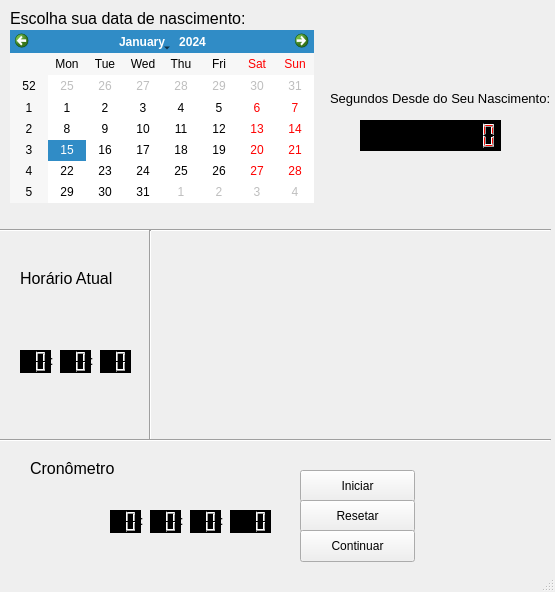
<?xml version="1.0" encoding="UTF-8"?>
<ui version="4.0">
 <class>MainWindow</class>
 <widget class="QMainWindow" name="MainWindow">
  <property name="geometry">
   <rect>
    <x>0</x>
    <y>0</y>
    <width>555</width>
    <height>592</height>
   </rect>
  </property>
  <property name="windowTitle">
   <string>Corte e Costura II</string>
  </property>
  <widget class="QWidget" name="centralWidget">
   <widget class="QLabel" name="label">
    <property name="geometry">
     <rect>
      <x>10</x>
      <y>10</y>
      <width>241</width>
      <height>16</height>
     </rect>
    </property>
    <property name="font">
     <font>
      <pointsize>12</pointsize>
     </font>
    </property>
    <property name="text">
     <string>Escolha sua data de nascimento:</string>
    </property>
   </widget>
   <widget class="QCalendarWidget" name="calendarWidget">
    <property name="geometry">
     <rect>
      <x>10</x>
      <y>30</y>
      <width>304</width>
      <height>173</height>
     </rect>
    </property>
   </widget>
   <widget class="QLCDNumber" name="lcdSegundosLabel">
    <property name="geometry">
     <rect>
      <x>360</x>
      <y>120</y>
      <width>141</width>
      <height>31</height>
     </rect>
    </property>
    <property name="styleSheet">
     <string notr="true">font: 14pt &quot;.Helvetica Neue DeskInterface&quot;;
background-color: rgb(0, 0, 0);
color: rgb(255, 6, 0);</string>
    </property>
    <property name="digitCount">
     <number>10</number>
    </property>
    <property name="intValue" stdset="0">
     <number>0</number>
    </property>
   </widget>
   <widget class="Line" name="line">
    <property name="geometry">
     <rect>
      <x>0</x>
      <y>220</y>
      <width>551</width>
      <height>20</height>
     </rect>
    </property>
    <property name="orientation">
     <enum>Qt::Horizontal</enum>
    </property>
   </widget>
   <widget class="QLCDNumber" name="hora_atual_hr">
    <property name="geometry">
     <rect>
      <x>20</x>
      <y>350</y>
      <width>31</width>
      <height>23</height>
     </rect>
    </property>
    <property name="styleSheet">
     <string notr="true">background-color: rgb(0, 0, 0);</string>
    </property>
    <property name="digitCount">
     <number>2</number>
    </property>
   </widget>
   <widget class="QLCDNumber" name="hora_atual_min">
    <property name="geometry">
     <rect>
      <x>60</x>
      <y>350</y>
      <width>31</width>
      <height>23</height>
     </rect>
    </property>
    <property name="styleSheet">
     <string notr="true">background-color: rgb(0, 0, 0);</string>
    </property>
    <property name="digitCount">
     <number>2</number>
    </property>
    <property name="segmentStyle">
     <enum>QLCDNumber::Filled</enum>
    </property>
   </widget>
   <widget class="QLCDNumber" name="hora_atual_sec">
    <property name="geometry">
     <rect>
      <x>100</x>
      <y>350</y>
      <width>31</width>
      <height>23</height>
     </rect>
    </property>
    <property name="styleSheet">
     <string notr="true">background-color: rgb(0, 0, 0);
color: rgb(255, 255, 255);
font: 13pt &quot;.Helvetica Neue DeskInterface&quot;;</string>
    </property>
    <property name="digitCount">
     <number>2</number>
    </property>
   </widget>
   <widget class="QLabel" name="label_3">
    <property name="geometry">
     <rect>
      <x>50</x>
      <y>350</y>
      <width>20</width>
      <height>21</height>
     </rect>
    </property>
    <property name="styleSheet">
     <string notr="true">
font: 18pt &quot;.Helvetica Neue DeskInterface&quot;;</string>
    </property>
    <property name="text">
     <string>:</string>
    </property>
    <property name="wordWrap">
     <bool>false</bool>
    </property>
    <property name="margin">
     <number>3</number>
    </property>
   </widget>
   <widget class="QLabel" name="label_4">
    <property name="geometry">
     <rect>
      <x>90</x>
      <y>350</y>
      <width>20</width>
      <height>21</height>
     </rect>
    </property>
    <property name="styleSheet">
     <string notr="true">
font: 18pt &quot;.Helvetica Neue DeskInterface&quot;;</string>
    </property>
    <property name="text">
     <string>:</string>
    </property>
    <property name="wordWrap">
     <bool>false</bool>
    </property>
    <property name="margin">
     <number>3</number>
    </property>
   </widget>
   <widget class="QLabel" name="label_5">
    <property name="geometry">
     <rect>
      <x>20</x>
      <y>270</y>
      <width>111</width>
      <height>16</height>
     </rect>
    </property>
    <property name="font">
     <font>
      <pointsize>12</pointsize>
     </font>
    </property>
    <property name="text">
     <string>Horário Atual</string>
    </property>
   </widget>
   <widget class="Line" name="line_2">
    <property name="geometry">
     <rect>
      <x>140</x>
      <y>230</y>
      <width>20</width>
      <height>211</height>
     </rect>
    </property>
    <property name="orientation">
     <enum>Qt::Vertical</enum>
    </property>
   </widget>
   <widget class="QLCDNumber" name="cronometro_min">
    <property name="geometry">
     <rect>
      <x>150</x>
      <y>510</y>
      <width>31</width>
      <height>23</height>
     </rect>
    </property>
    <property name="styleSheet">
     <string notr="true">background-color: rgb(0, 0, 0);</string>
    </property>
    <property name="digitCount">
     <number>2</number>
    </property>
    <property name="segmentStyle">
     <enum>QLCDNumber::Filled</enum>
    </property>
   </widget>
   <widget class="QLabel" name="label_6">
    <property name="geometry">
     <rect>
      <x>140</x>
      <y>510</y>
      <width>20</width>
      <height>21</height>
     </rect>
    </property>
    <property name="styleSheet">
     <string notr="true">
font: 18pt &quot;.Helvetica Neue DeskInterface&quot;;</string>
    </property>
    <property name="text">
     <string>:</string>
    </property>
    <property name="wordWrap">
     <bool>false</bool>
    </property>
    <property name="margin">
     <number>3</number>
    </property>
   </widget>
   <widget class="QLCDNumber" name="cronometro_hr">
    <property name="geometry">
     <rect>
      <x>110</x>
      <y>510</y>
      <width>31</width>
      <height>23</height>
     </rect>
    </property>
    <property name="styleSheet">
     <string notr="true">background-color: rgb(0, 0, 0);</string>
    </property>
    <property name="digitCount">
     <number>2</number>
    </property>
   </widget>
   <widget class="QLCDNumber" name="cronometro_seg">
    <property name="geometry">
     <rect>
      <x>190</x>
      <y>510</y>
      <width>31</width>
      <height>23</height>
     </rect>
    </property>
    <property name="styleSheet">
     <string notr="true">background-color: rgb(0, 0, 0);
color: rgb(255, 255, 255);
font: 13pt &quot;.Helvetica Neue DeskInterface&quot;;</string>
    </property>
    <property name="digitCount">
     <number>2</number>
    </property>
   </widget>
   <widget class="QLabel" name="label_7">
    <property name="geometry">
     <rect>
      <x>180</x>
      <y>510</y>
      <width>20</width>
      <height>21</height>
     </rect>
    </property>
    <property name="styleSheet">
     <string notr="true">
font: 18pt &quot;.Helvetica Neue DeskInterface&quot;;</string>
    </property>
    <property name="text">
     <string>:</string>
    </property>
    <property name="wordWrap">
     <bool>false</bool>
    </property>
    <property name="margin">
     <number>3</number>
    </property>
   </widget>
   <widget class="QLabel" name="label_8">
    <property name="geometry">
     <rect>
      <x>220</x>
      <y>510</y>
      <width>20</width>
      <height>21</height>
     </rect>
    </property>
    <property name="styleSheet">
     <string notr="true">
font: 18pt &quot;.Helvetica Neue DeskInterface&quot;;</string>
    </property>
    <property name="text">
     <string>:</string>
    </property>
    <property name="wordWrap">
     <bool>false</bool>
    </property>
    <property name="margin">
     <number>3</number>
    </property>
   </widget>
   <widget class="QLCDNumber" name="cronometro_cent">
    <property name="geometry">
     <rect>
      <x>230</x>
      <y>510</y>
      <width>41</width>
      <height>23</height>
     </rect>
    </property>
    <property name="styleSheet">
     <string notr="true">background-color: rgb(0, 0, 0);
color: rgb(255, 255, 255);
font: 13pt &quot;.Helvetica Neue DeskInterface&quot;;</string>
    </property>
    <property name="digitCount">
     <number>3</number>
    </property>
   </widget>
   <widget class="QPushButton" name="iniciarCronBt">
    <property name="geometry">
     <rect>
      <x>300</x>
      <y>470</y>
      <width>115</width>
      <height>32</height>
     </rect>
    </property>
    <property name="text">
     <string>Iniciar</string>
    </property>
   </widget>
   <widget class="QPushButton" name="resetarCronBt">
    <property name="geometry">
     <rect>
      <x>300</x>
      <y>500</y>
      <width>115</width>
      <height>32</height>
     </rect>
    </property>
    <property name="text">
     <string>Resetar</string>
    </property>
   </widget>
   <widget class="QPushButton" name="continuarCronBt">
    <property name="geometry">
     <rect>
      <x>300</x>
      <y>530</y>
      <width>115</width>
      <height>32</height>
     </rect>
    </property>
    <property name="text">
     <string>Continuar</string>
    </property>
   </widget>
   <widget class="QLabel" name="label_9">
    <property name="geometry">
     <rect>
      <x>330</x>
      <y>90</y>
      <width>221</width>
      <height>16</height>
     </rect>
    </property>
    <property name="font">
     <font>
      <pointsize>10</pointsize>
     </font>
    </property>
    <property name="text">
     <string>Segundos Desde do Seu Nascimento:</string>
    </property>
   </widget>
   <widget class="Line" name="line_3">
    <property name="geometry">
     <rect>
      <x>0</x>
      <y>430</y>
      <width>551</width>
      <height>20</height>
     </rect>
    </property>
    <property name="orientation">
     <enum>Qt::Horizontal</enum>
    </property>
   </widget>
   <widget class="QLabel" name="label_10">
    <property name="geometry">
     <rect>
      <x>30</x>
      <y>460</y>
      <width>91</width>
      <height>16</height>
     </rect>
    </property>
    <property name="font">
     <font>
      <pointsize>12</pointsize>
     </font>
    </property>
    <property name="text">
     <string>Cronômetro</string>
    </property>
   </widget>
  </widget>
  <widget class="QStatusBar" name="statusBar"/>
  <action name="actionFechar">
   <property name="text">
    <string>Fechar</string>
   </property>
  </action>
 </widget>
 <layoutdefault spacing="6" margin="11"/>
 <resources/>
 <connections/>
</ui>
